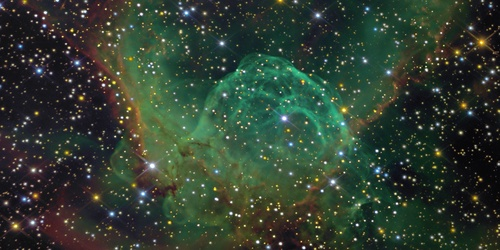
#> input picture ProyectoFinal/ProyectoPython/img1.jpg, 500 x 250 px
$ python operacionesBasicas.py
#> lines starting #> are read from the running program, lines starting #| are printed output that depends on the picture
import cv2
import numpy as np

image1 =cv2.imread("img1.jpg")
#> image1 is the input picture: shape (250, 500, 3); mean B, G, R 49.4, 62.5, 48.9
image2 =cv2.imread("img2.jpg")
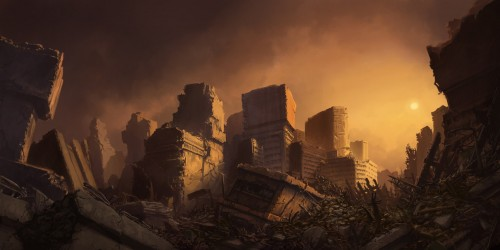
#> input picture ProyectoFinal/ProyectoPython/img2.jpg, 500 x 250 px
#> image2 is the input picture: shape (250, 500, 3); mean B, G, R 34.8, 52.4, 81
print(image1)
#> (printed output is left out)
print(image2)
#> (printed output is left out)

print("Operaciones de imagenes")
print("1. suma de imagenes")
print("2. resta de imagenes")
print("3. multiplicacion de imagenes")
opcion = int(input("Por favor introduzca su opcion:"))
#> the answer given: 1
if opcion == 1:
    #cargamos imagenes
    imagen1 = cv2.imread('img1.jpg')
    imagen2 = cv2.imread('img2.jpg')

    #suma de imagenes
    suma = cv2.add(imagen1, imagen2)
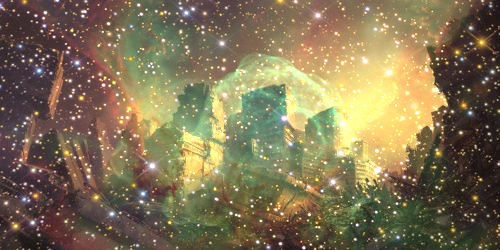
#> suma: shape (250, 500, 3); mean B, G, R 84.2, 114.3, 127.9
    print(suma)
#> (printed output is left out)

    #mostra imagen sumada
    cv2.imshow('suma',suma)
    cv2.waitKey(0)
#> (the run stopped early here; a loop or call above may not have finished)
